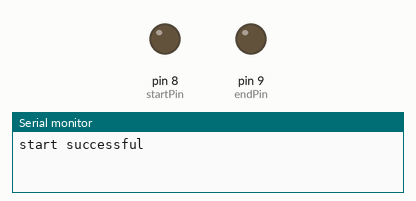
This sketch was run on a simulated Arduino Uno, built with avr-gcc and run on an emulated ATmega328P. Parts: output pins drawn as LEDs (lit = HIGH), the last lines printed to the serial monitor.

Above: at 0.1 s.
At 2.1 s:
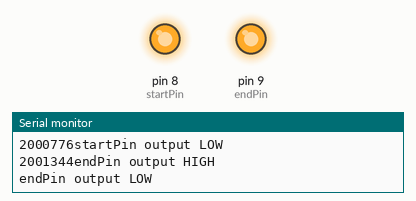
Timing chart, 0 to 3.6 s (numbered marks = the images above):
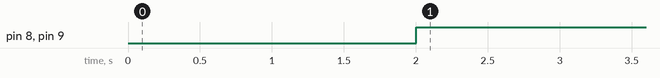

The sketch:

testmodule.ino
```cpp
int startPin = 8;
int endPin = 9;
int sample1Pin = 2;
int sample2Pin = 3;
void setup() {
  // put your setup code here, to run once:
  Serial.begin(115200);
  Serial.println("start successful");
  pinMode(startPin, OUTPUT);
  pinMode(endPin, OUTPUT);
//  attachInterrupt(digitalPinToInterrupt(sample1Pin), startInt, CHANGE);
//  attachInterrupt(digitalPinToInterrupt(sample2Pin), endInt, CHANGE);
}
void startInt() {
  int a = digitalRead(sample1Pin);
  if (a == 0) {
    Serial.print(micros());
    Serial.println("startPin's level change from 1 to 0");
  } else {
    Serial.print(micros());
    Serial.println("startPin's level change from 0 to 1");
  }
}
void endInt() {
  int a = digitalRead(sample2Pin);
  if (a == 0) {
    Serial.print(micros());
    Serial.println("endPin's level change from 1 to 0");
  } else {
    Serial.print(micros());
    Serial.println("endPin's level change from 0 to 1");
  }
}
void loop() {
  // put your main code here, to run repeatedly:
  delay(2000);

  digitalWrite(startPin, HIGH);
  digitalWrite(endPin, HIGH);

  delayMicroseconds(10);
  Serial.print(micros());
  Serial.println("startPin output HIGH");
  delayMicroseconds(10);
  digitalWrite(startPin, LOW);
  Serial.print(micros());
  Serial.println("startPin output LOW");


  delayMicroseconds(10);
  Serial.print(micros());
  Serial.println("endPin output HIGH");
  delayMicroseconds(5);
  digitalWrite(endPin, LOW);
  Serial.println("endPin output LOW");

  digitalWrite(startPin, HIGH);
  digitalWrite(endPin, HIGH);

}
```

Measured:
- by itself, pin 8 (startPin), pin 9 (endPin): LOW → HIGH at 2.0 s
